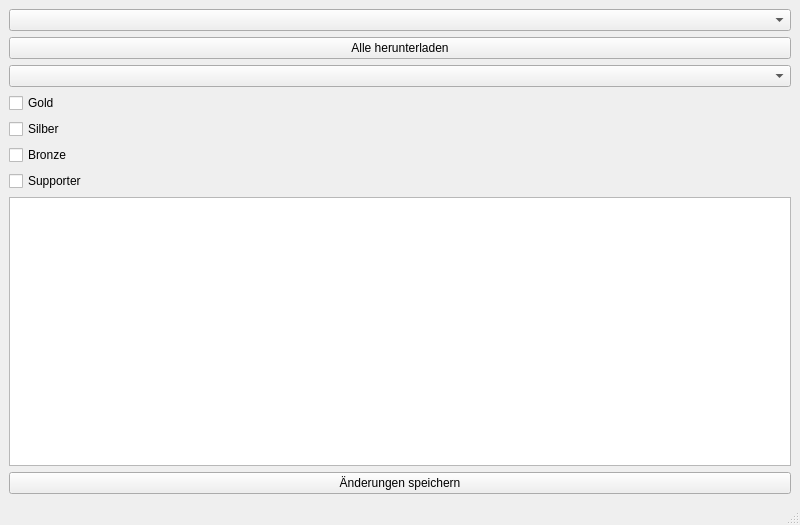
<?xml version="1.0" encoding="UTF-8"?>
<ui version="4.0">
 <class>modifyTables</class>
 <widget class="QMainWindow" name="modifyTables">
  <property name="geometry">
   <rect>
    <x>0</x>
    <y>0</y>
    <width>800</width>
    <height>525</height>
   </rect>
  </property>
  <property name="windowTitle">
   <string>MainWindow</string>
  </property>
  <widget class="QWidget" name="centralwidget">
   <layout class="QVBoxLayout" name="verticalLayout_2">
    <item>
     <layout class="QVBoxLayout" name="verticalLayout">
      <item>
       <widget class="QComboBox" name="cb_table"/>
      </item>
      <item>
       <widget class="QPushButton" name="pb_download">
        <property name="text">
         <string>Alle herunterladen</string>
        </property>
       </widget>
      </item>
      <item>
       <widget class="QComboBox" name="cb_companyName"/>
      </item>
      <item>
       <widget class="QCheckBox" name="cb_gold">
        <property name="text">
         <string>Gold</string>
        </property>
       </widget>
      </item>
      <item>
       <widget class="QCheckBox" name="cb_silver">
        <property name="text">
         <string>Silber</string>
        </property>
       </widget>
      </item>
      <item>
       <widget class="QCheckBox" name="cb_bronze">
        <property name="text">
         <string>Bronze</string>
        </property>
       </widget>
      </item>
      <item>
       <widget class="QCheckBox" name="cb_supporter">
        <property name="text">
         <string>Supporter</string>
        </property>
       </widget>
      </item>
      <item>
       <widget class="QTreeView" name="tv_table"/>
      </item>
      <item>
       <widget class="QPushButton" name="pb_save">
        <property name="text">
         <string>Änderungen speichern</string>
        </property>
       </widget>
      </item>
     </layout>
    </item>
   </layout>
  </widget>
  <widget class="QMenuBar" name="menubar">
   <property name="geometry">
    <rect>
     <x>0</x>
     <y>0</y>
     <width>800</width>
     <height>20</height>
    </rect>
   </property>
  </widget>
  <widget class="QStatusBar" name="statusbar"/>
 </widget>
 <resources/>
 <connections/>
</ui>
